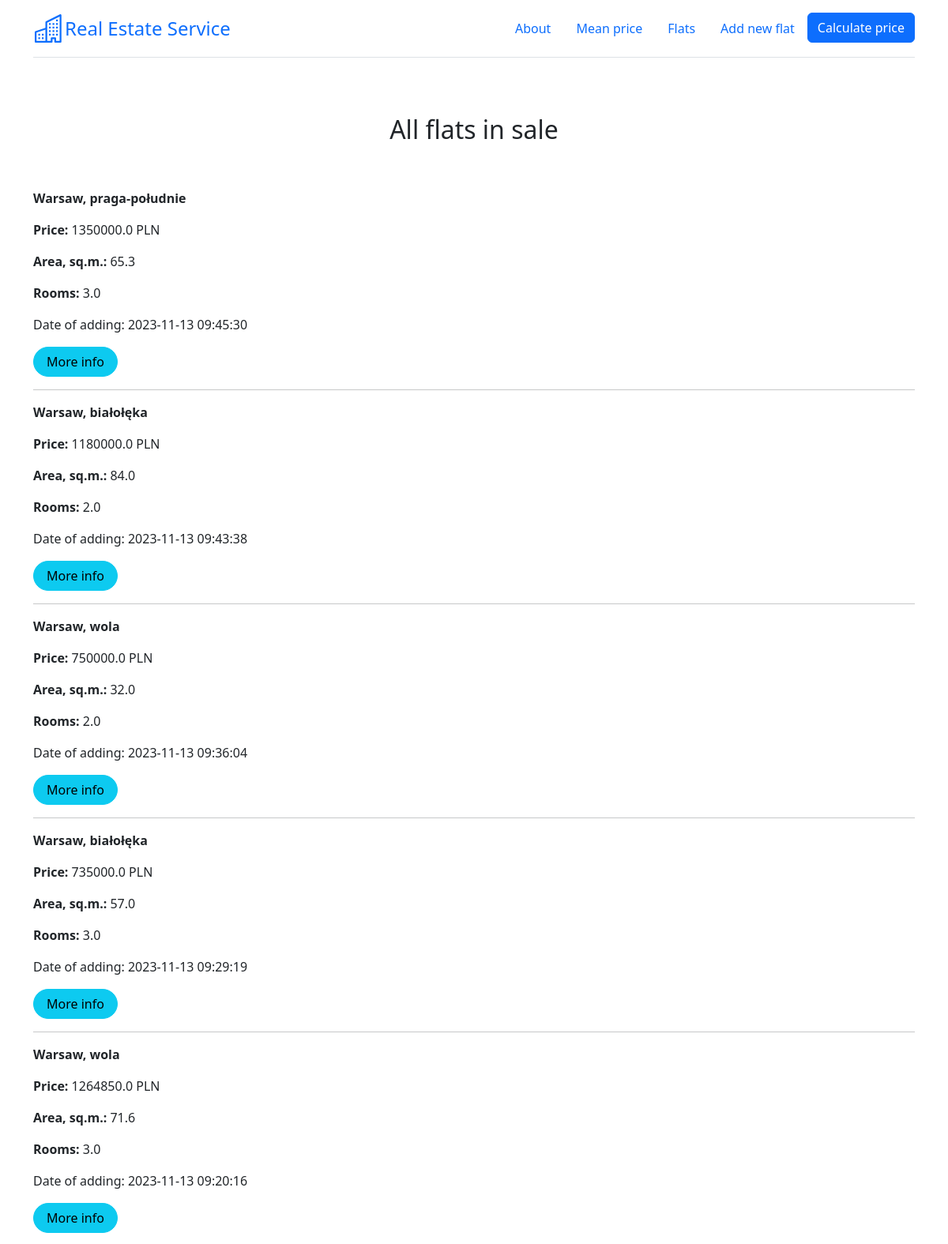
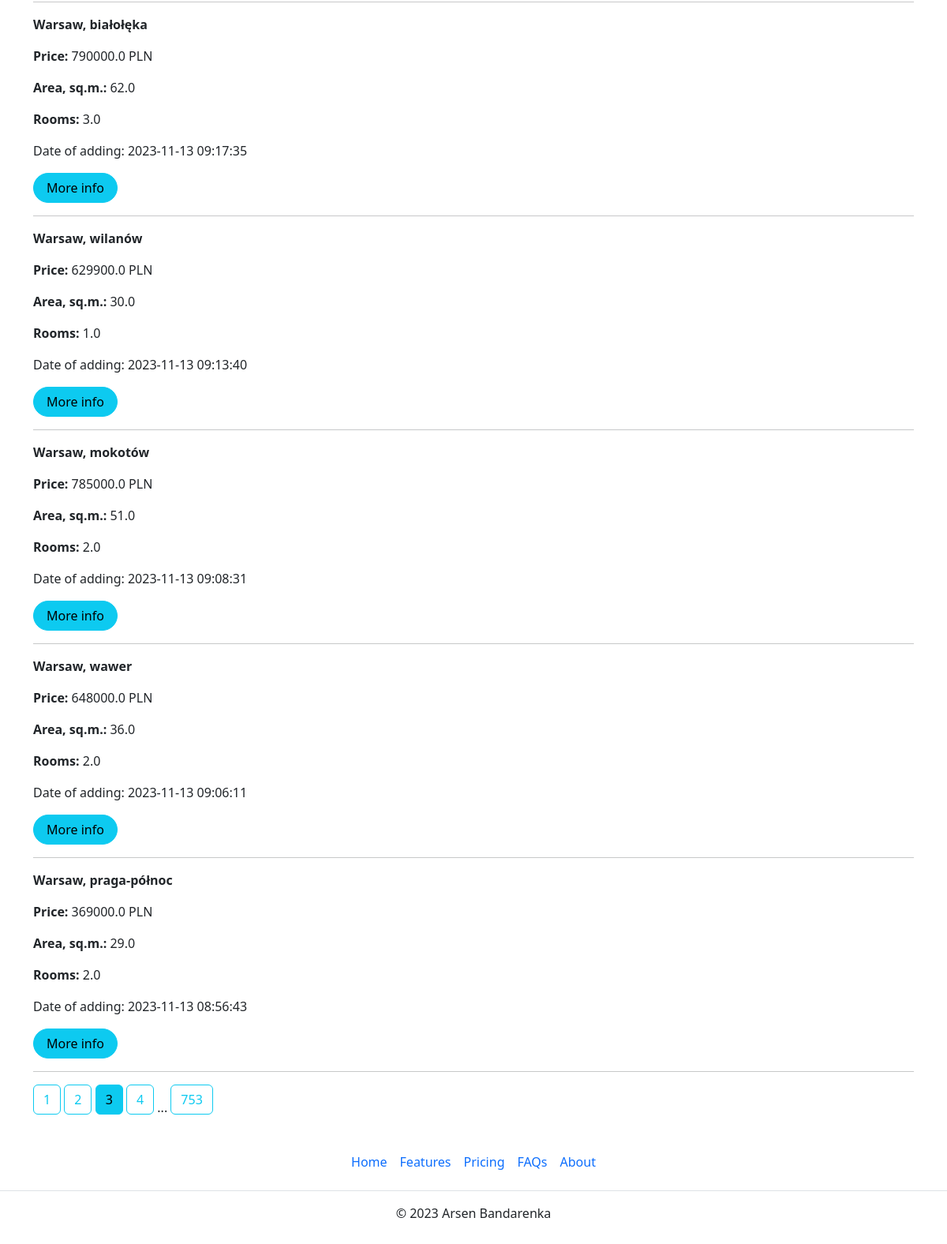
The app's page /flats?page=3 with its own data (2 pictures, top to bottom).
### app.py (models this page shows)
class Flat(db.Model):
    __tablename__ = "flats_load"
    __table_args__ = {'extend_existing': True}
    id = db.Column(db.Integer, primary_key=True, unique=True)
    district = db.Column(db.Text)
    street = db.Column(db.Text)
    price = db.Column(db.Float)
    area = db.Column(db.Float)
    rooms = db.Column(db.Integer)
    renovation = db.Column(db.Integer)
    floor = db.Column(db.Integer)
    market = db.Column(db.Integer)
    elevator = db.Column(db.Integer)
    balcony = db.Column(db.Integer)
    terrace = db.Column(db.Integer)
    garden = db.Column(db.Integer)
    central_heating = db.Column(db.Integer)
    seller = db.Column(db.Integer)
    blok = db.Column(db.Integer)
    parking = db.Column(db.Integer)
    publication_date = db.Column(db.DateTime, default=datetime.datetime.now())

### app.py (the view)
@app.route('/flats')
def show_flats():
    page = request.args.get('page', 1, type=int)
    flats = db.paginate(db.select(Flat).order_by(Flat.publication_date.desc()), page=page, per_page=10)
    return render_template('gpt_page.html', flats=flats, floor_dict=floor_dict)

### templates/gpt_page.html (shortened to what this page needs)
{% extends 'base.html' %}
{% block text_center %}<h2>All flats in sale</h2>{% endblock %}
{% block body %}
{% for flat in flats.items %}
    <p><strong>Warsaw, {{flat.district}}</strong></p>
    <p><strong>Price: </strong> {{flat.price}} PLN</p>
    <p><strong>Area, sq.m.: </strong> {{flat.area}}</p>
    <p><strong>Rooms: </strong> {{flat.rooms}}</p>
    <p>Date of adding: {{flat.publication_date}}</p>
    <a href="/flats/{{ flat.id }}" class="btn btn-info rounded-pill px-3">More info</a>
    <hr>
{% endfor %}
{% for page_num in flats.iter_pages(left_edge=1, left_current=1, right_current=1, right_edge=1) %}
{% if page_num %}
    {% if flats.page == page_num %}
    <a class="btn btn-info mb-4" href="{{ url_for('show_flats', page=page_num) }}">{{ page_num }}</a>
    {% else %}
    <a class="btn btn-outline-info mb-4" href="{{ url_for('show_flats', page=page_num) }}">{{ page_num }}</a>
    {% endif %}
{% else %}
...
{% endif %}
{% endfor %}
{% endblock %}

### records on screen
Flat: district "praga-południe", price "1350000.0", area "65.3", rooms "3.0", publication_date "2023-11-13 09:45:30"
Flat: district "białołęka", price "1180000.0", area "84.0", rooms "2.0", publication_date "2023-11-13 09:43:38"
Flat: district "wola", price "750000.0", area "32.0", rooms "2.0", publication_date "2023-11-13 09:36:04"
Flat: district "białołęka", price "735000.0", area "57.0", rooms "3.0", publication_date "2023-11-13 09:29:19"
Flat: district "wola", price "1264850.0", area "71.6", rooms "3.0", publication_date "2023-11-13 09:20:16"
Flat: district "białołęka", price "790000.0", area "62.0", rooms "3.0", publication_date "2023-11-13 09:17:35"
Flat: district "wilanów", price "629900.0", area "30.0", rooms "1.0", publication_date "2023-11-13 09:13:40"
Flat: district "mokotów", price "785000.0", area "51.0", rooms "2.0", publication_date "2023-11-13 09:08:31"
Flat: district "wawer", price "648000.0", area "36.0", rooms "2.0", publication_date "2023-11-13 09:06:11"
Flat: district "praga-północ", price "369000.0", area "29.0", rooms "2.0", publication_date "2023-11-13 08:56:43"

### other values on screen
{{ page_num }} "1" "2" "4" "753"
{{ page_num }} "3"
